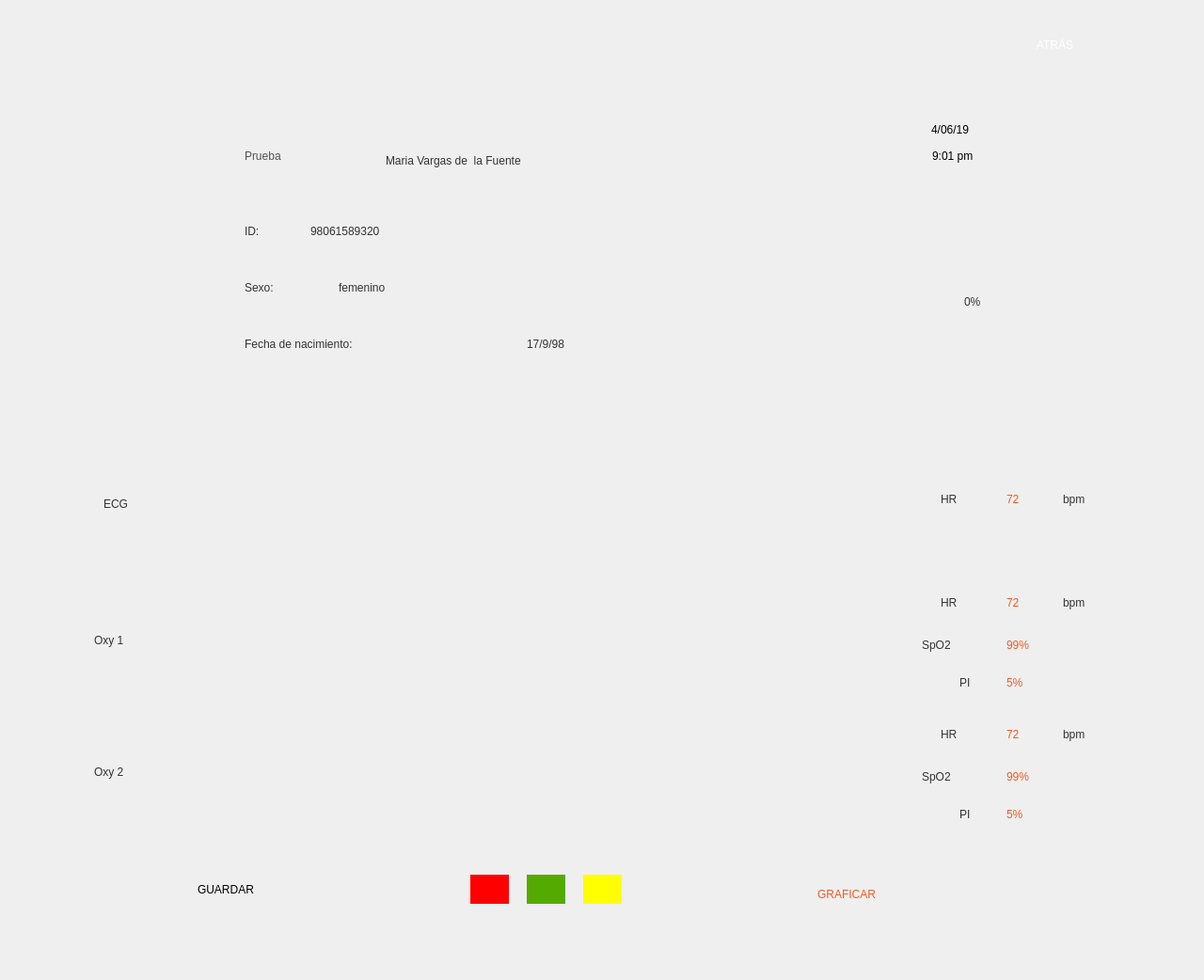
   <widget class="QWidget" name="widget_pantalla_test" native="true">
    <property name="geometry">
     <rect>
      <x>10</x>
      <y>30</y>
      <width>1280</width>
      <height>1042</height>
     </rect>
    </property>
    <property name="styleSheet">
     <string notr="true">border-image: url(:/icons/pantalla_terciaria_fondo.png);</string>
    </property>
    <widget class="QLabel_Button" name="pb_pant_test_atras">
     <property name="geometry">
      <rect>
       <x>960</x>
       <y>12</y>
       <width>181</width>
       <height>71</height>
      </rect>
     </property>
     <property name="styleSheet">
      <string notr="true">border-image: url(:/icons/fondo_transparente.png);
color: rgb(255, 255, 255);
font: 81 17pt &quot;Alegreya Sans SC ExtraBold&quot;;
font: 24pt &quot;Alegreya Sans&quot;;</string>
     </property>
     <property name="text">
      <string>ATRÁS</string>
     </property>
     <property name="alignment">
      <set>Qt::AlignRight|Qt::AlignTrailing|Qt::AlignVCenter</set>
     </property>
    </widget>
    <widget class="QLabel" name="label_97">
     <property name="geometry">
      <rect>
       <x>110</x>
       <y>520</y>
       <width>61</width>
       <height>31</height>
      </rect>
     </property>
     <property name="styleSheet">
      <string notr="true">border-image: url(:/icons/fondo_transparente.png);
font: 75 22pt &quot;Alegreya Sans&quot;;
color: rgb(50, 50, 50);</string>
     </property>
     <property name="text">
      <string>ECG</string>
     </property>
    </widget>
    <widget class="QLabel" name="label_98">
     <property name="geometry">
      <rect>
       <x>100</x>
       <y>660</y>
       <width>71</width>
       <height>41</height>
      </rect>
     </property>
     <property name="styleSheet">
      <string notr="true">border-image: url(:/icons/fondo_transparente.png);
font: 75 22pt &quot;Alegreya Sans&quot;;
color: rgb(50, 50, 50);</string>
     </property>
     <property name="text">
      <string>Oxy 1</string>
     </property>
    </widget>
    <widget class="QLabel" name="label_99">
     <property name="geometry">
      <rect>
       <x>100</x>
       <y>800</y>
       <width>81</width>
       <height>41</height>
      </rect>
     </property>
     <property name="styleSheet">
      <string notr="true">border-image: url(:/icons/fondo_transparente.png);
font: 75 22pt &quot;Alegreya Sans&quot;;
color: rgb(50, 50, 50);</string>
     </property>
     <property name="text">
      <string>Oxy 2</string>
     </property>
    </widget>
    <widget class="QLabel" name="label_100">
     <property name="geometry">
      <rect>
       <x>260</x>
       <y>150</y>
       <width>131</width>
       <height>31</height>
      </rect>
     </property>
     <property name="styleSheet">
      <string notr="true">border-image: url(:/icons/fondo_transparente.png);
font: 81 26pt &quot;Alegreya Sans SC ExtraBold&quot;;
font: 27pt &quot;Alegreya Sans&quot;;
color: rgb(80, 80, 80);</string>
     </property>
     <property name="text">
      <string>Prueba</string>
     </property>
    </widget>
    <widget class="QLabel" name="l_test_nombre">
     <property name="geometry">
      <rect>
       <x>410</x>
       <y>150</y>
       <width>451</width>
       <height>41</height>
      </rect>
     </property>
     <property name="styleSheet">
      <string notr="true">border-image: url(:/icons/fondo_transparente.png);
font: 24pt &quot;Alegreya Sans&quot;;
color: rgb(50, 50, 50);</string>
     </property>
     <property name="text">
      <string>Maria Vargas de  la Fuente</string>
     </property>
    </widget>
    <widget class="QLabel" name="label_102">
     <property name="geometry">
      <rect>
       <x>260</x>
       <y>230</y>
       <width>61</width>
       <height>31</height>
      </rect>
     </property>
     <property name="styleSheet">
      <string notr="true">border-image: url(:/icons/fondo_transparente.png);
font: 57 14pt &quot;Alegreya Sans Medium&quot;;
font: 20pt &quot;Alegreya Sans&quot;;
color: rgb(50, 50, 50);</string>
     </property>
     <property name="text">
      <string>ID:</string>
     </property>
    </widget>
    <widget class="QLabel" name="label_103">
     <property name="geometry">
      <rect>
       <x>260</x>
       <y>290</y>
       <width>81</width>
       <height>31</height>
      </rect>
     </property>
     <property name="styleSheet">
      <string notr="true">border-image: url(:/icons/fondo_transparente.png);
font: 57 14pt &quot;Alegreya Sans Medium&quot;;
font: 20pt &quot;Alegreya Sans&quot;;
color: rgb(50, 50, 50);</string>
     </property>
     <property name="text">
      <string>Sexo:</string>
     </property>
    </widget>
    <widget class="QLabel" name="l_test_sexo">
     <property name="geometry">
      <rect>
       <x>360</x>
       <y>290</y>
       <width>141</width>
       <height>31</height>
      </rect>
     </property>
     <property name="styleSheet">
      <string notr="true">border-image: url(:/icons/fondo_transparente.png);
color: rgb(50, 50, 50);
font: 25 19pt &quot;Alegreya Sans Light&quot;;</string>
     </property>
     <property name="text">
      <string>femenino</string>
     </property>
    </widget>
    <widget class="QLabel" name="label_105">
     <property name="geometry">
      <rect>
       <x>260</x>
       <y>350</y>
       <width>271</width>
       <height>31</height>
      </rect>
     </property>
     <property name="styleSheet">
      <string notr="true">border-image: url(:/icons/fondo_transparente.png);
font: 57 14pt &quot;Alegreya Sans Medium&quot;;
font: 20pt &quot;Alegreya Sans&quot;;
color: rgb(50, 50, 50);</string>
     </property>
     <property name="text">
      <string>Fecha de nacimiento:</string>
     </property>
    </widget>
    <widget class="QLabel" name="l_test_fecha_nacimiento">
     <property name="geometry">
      <rect>
       <x>560</x>
       <y>350</y>
       <width>141</width>
       <height>31</height>
      </rect>
     </property>
     <property name="styleSheet">
      <string notr="true">border-image: url(:/icons/fondo_transparente.png);
color: rgb(50, 50, 50);
font: 25 19pt &quot;Alegreya Sans Light&quot;;</string>
     </property>
     <property name="text">
      <string>17/9/98</string>
     </property>
    </widget>
    <widget class="QLabel_Button" name="pb_pant_test_fecha">
     <property name="geometry">
      <rect>
       <x>990</x>
       <y>127</y>
       <width>121</width>
       <height>21</height>
      </rect>
     </property>
     <property name="styleSheet">
      <string notr="true">font: 16pt &quot;Alegreya Sans&quot;;
border-image: url(:/icons/fondo_transparente.png);
color: gb(0, 0, 0);</string>
     </property>
     <property name="text">
      <string>4/06/19</string>
     </property>
    </widget>
    <widget class="QLabel_Button" name="pb_pant_test_hora">
     <property name="geometry">
      <rect>
       <x>991</x>
       <y>150</y>
       <width>121</width>
       <height>31</height>
      </rect>
     </property>
     <property name="styleSheet">
      <string notr="true">font: 16pt &quot;Alegreya Sans&quot;;

border-image: url(:/icons/fondo_transparente.png);
color: gb(0, 0, 0);</string>
     </property>
     <property name="text">
      <string>9:01 pm</string>
     </property>
    </widget>
    <widget class="QLabel" name="l_pant_test_porciento_circle_progress">
     <property name="geometry">
      <rect>
       <x>990</x>
       <y>210</y>
       <width>178</width>
       <height>178</height>
      </rect>
     </property>
     <property name="styleSheet">
      <string notr="true">border-image: url(:/icons/fondo_transparente.png);</string>
     </property>
     <property name="text">
      <string/>
     </property>
    </widget>
    <widget class="QLabel" name="l_pant_test_porciento_value">
     <property name="geometry">
      <rect>
       <x>1025</x>
       <y>275</y>
       <width>131</width>
       <height>91</height>
      </rect>
     </property>
     <property name="styleSheet">
      <string notr="true">border-image: url(:/icons/fondo_transparente.png);
font: 57 36pt &quot;Alegreya Sans SC Medium&quot;;
color: rgb(50, 50, 50);</string>
     </property>
     <property name="text">
      <string>0%</string>
     </property>
    </widget>
    <widget class="QLabel_Button" name="pb_pant_test_Graficar_Iniciar">
     <property name="geometry">
      <rect>
       <x>650</x>
       <y>890</y>
       <width>281</width>
       <height>121</height>
      </rect>
     </property>
     <property name="styleSheet">
      <string notr="true">font: 81 22pt &quot;Alegreya Sans SC ExtraBold&quot;;
font: 24pt &quot;Alegreya Sans&quot;;
color: rgb(0, 0, 0);
border-image: url(:/icons/fondo_transparente.png);
color: rgb(241, 90, 36);</string>
     </property>
     <property name="text">
      <string>GRAFICAR</string>
     </property>
     <property name="alignment">
      <set>Qt::AlignRight|Qt::AlignTrailing|Qt::AlignVCenter</set>
     </property>
    </widget>
    <widget class="QLabel_Button" name="pb_pant_test_Ver_Registro_Guardar">
     <property name="geometry">
      <rect>
       <x>210</x>
       <y>890</y>
       <width>301</width>
       <height>111</height>
      </rect>
     </property>
     <property name="styleSheet">
      <string notr="true">font: 81 22pt &quot;Alegreya Sans SC ExtraBold&quot;;
font: 24pt &quot;Alegreya Sans&quot;;
color: rgb(0, 0, 0);
border-image: url(:/icons/fondo_transparente.png);</string>
     </property>
     <property name="text">
      <string>GUARDAR</string>
     </property>
    </widget>
    <widget class="QLabel" name="label_109">
     <property name="geometry">
      <rect>
       <x>1000</x>
       <y>510</y>
       <width>51</width>
       <height>41</height>
      </rect>
     </property>
     <property name="styleSheet">
      <string notr="true">border-image: url(:/icons/fondo_transparente.png);
font: 20pt &quot;Alegreya Sans&quot;;
color: rgb(50, 50, 50);</string>
     </property>
     <property name="text">
      <string>HR</string>
     </property>
    </widget>
    <widget class="QLabel" name="label_110">
     <property name="geometry">
      <rect>
       <x>1130</x>
       <y>510</y>
       <width>81</width>
       <height>41</height>
      </rect>
     </property>
     <property name="styleSheet">
      <string notr="true">border-image: url(:/icons/fondo_transparente.png);
font: 20pt &quot;Alegreya Sans&quot;;
color: rgb(50, 50, 50);</string>
     </property>
     <property name="text">
      <string>bpm</string>
     </property>
    </widget>
    <widget class="QLabel" name="l_HR_ECG">
     <property name="geometry">
      <rect>
       <x>1070</x>
       <y>510</y>
       <width>51</width>
       <height>41</height>
      </rect>
     </property>
     <property name="styleSheet">
      <string notr="true">border-image: url(:/icons/fondo_transparente.png);
font: 19pt &quot;Alegreya Sans&quot;;
color: rgb(241, 90, 36);</string>
     </property>
     <property name="text">
      <string>72</string>
     </property>
    </widget>
    <widget class="QLabel" name="l_HR_Oxy1">
     <property name="geometry">
      <rect>
       <x>1070</x>
       <y>625</y>
       <width>41</width>
       <height>31</height>
      </rect>
     </property>
     <property name="styleSheet">
      <string notr="true">border-image: url(:/icons/fondo_transparente.png);
font: 19pt &quot;Alegreya Sans&quot;;
color: rgb(241, 90, 36);</string>
     </property>
     <property name="text">
      <string>72</string>
     </property>
    </widget>
    <widget class="QLabel" name="label_115">
     <property name="geometry">
      <rect>
       <x>980</x>
       <y>670</y>
       <width>101</width>
       <height>31</height>
      </rect>
     </property>
     <property name="styleSheet">
      <string notr="true">border-image: url(:/icons/fondo_transparente.png);
font: 20pt &quot;Alegreya Sans&quot;;
color: rgb(50, 50, 50);</string>
     </property>
     <property name="text">
      <string>SpO2</string>
     </property>
    </widget>
    <widget class="QLabel" name="l_SpO2_Oxy1">
     <property name="geometry">
      <rect>
       <x>1070</x>
       <y>670</y>
       <width>101</width>
       <height>31</height>
      </rect>
     </property>
     <property name="styleSheet">
      <string notr="true">border-image: url(:/icons/fondo_transparente.png);
font: 19pt &quot;Alegreya Sans&quot;;
color: rgb(241, 90, 36);</string>
     </property>
     <property name="text">
      <string>99%</string>
     </property>
    </widget>
    <widget class="QLabel" name="l_PI_Oxy1">
     <property name="geometry">
      <rect>
       <x>1070</x>
       <y>710</y>
       <width>101</width>
       <height>31</height>
      </rect>
     </property>
     <property name="styleSheet">
      <string notr="true">border-image: url(:/icons/fondo_transparente.png);
font: 19pt &quot;Alegreya Sans&quot;;
color: rgb(241, 90, 36);</string>
     </property>
     <property name="text">
      <string>5%</string>
     </property>
    </widget>
    <widget class="QLabel" name="label_118">
     <property name="geometry">
      <rect>
       <x>1020</x>
       <y>710</y>
       <width>31</width>
       <height>31</height>
      </rect>
     </property>
     <property name="styleSheet">
      <string notr="true">border-image: url(:/icons/fondo_transparente.png);
font: 20pt &quot;Alegreya Sans&quot;;
color: rgb(50, 50, 50);</string>
     </property>
     <property name="text">
      <string>PI</string>
     </property>
    </widget>
    <widget class="QLabel_Button" name="pb_pant_test_menu">
     <property name="geometry">
      <rect>
       <x>1150</x>
       <y>0</y>
       <width>131</width>
       <height>81</height>
      </rect>
     </property>
     <property name="styleSheet">
      <string notr="true">
border-image: url(:/icons/fondo_transparente.png);</string>
     </property>
     <property name="text">
      <string/>
     </property>
    </widget>
    <widget class="QLabel_Button" name="pb_pant_test_menu_2">
     <property name="geometry">
      <rect>
       <x>1200</x>
       <y>30</y>
       <width>6</width>
       <height>27</height>
      </rect>
     </property>
     <property name="styleSheet">
      <string notr="true">
border-image: url(:/icons/boton_menu.png);</string>
     </property>
     <property name="text">
      <string/>
     </property>
    </widget>
    <widget class="QLabel" name="l_test_ID">
     <property name="geometry">
      <rect>
       <x>330</x>
       <y>230</y>
       <width>201</width>
       <height>31</height>
      </rect>
     </property>
     <property name="styleSheet">
      <string notr="true">border-image: url(:/icons/fondo_transparente.png);
color: rgb(50, 50, 50);
font: 25 19pt &quot;Alegreya Sans Light&quot;;</string>
     </property>
     <property name="text">
      <string>98061589320</string>
     </property>
    </widget>
    <widget class="QLabel" name="l_PI_Oxy2">
     <property name="geometry">
      <rect>
       <x>1070</x>
       <y>850</y>
       <width>111</width>
       <height>31</height>
      </rect>
     </property>
     <property name="styleSheet">
      <string notr="true">border-image: url(:/icons/fondo_transparente.png);
font: 19pt &quot;Alegreya Sans&quot;;
color: rgb(241, 90, 36);</string>
     </property>
     <property name="text">
      <string>5%</string>
     </property>
    </widget>
    <widget class="QLabel" name="l_HR_Oxy2">
     <property name="geometry">
      <rect>
       <x>1070</x>
       <y>765</y>
       <width>41</width>
       <height>31</height>
      </rect>
     </property>
     <property name="styleSheet">
      <string notr="true">border-image: url(:/icons/fondo_transparente.png);
font: 19pt &quot;Alegreya Sans&quot;;
color: rgb(241, 90, 36);</string>
     </property>
     <property name="text">
      <string>72</string>
     </property>
    </widget>
    <widget class="QLabel" name="l_SpO2_Oxy2">
     <property name="geometry">
      <rect>
       <x>1070</x>
       <y>810</y>
       <width>111</width>
       <height>31</height>
      </rect>
     </property>
     <property name="styleSheet">
      <string notr="true">border-image: url(:/icons/fondo_transparente.png);
font: 19pt &quot;Alegreya Sans&quot;;
color: rgb(241, 90, 36);</string>
     </property>
     <property name="text">
      <string>99%</string>
     </property>
    </widget>
    <widget class="QLabel" name="label_5">
     <property name="geometry">
      <rect>
       <x>262</x>
       <y>190</y>
       <width>51</width>
       <height>5</height>
      </rect>
     </property>
     <property name="styleSheet">
      <string notr="true">border-image: url(:/icons/filete.png);</string>
     </property>
     <property name="text">
      <string/>
     </property>
    </widget>
    <widget class="QLabel_Button" name="pb_pant_test_ajustes_2">
     <property name="geometry">
      <rect>
       <x>1070</x>
       <y>100</y>
       <width>201</width>
       <height>121</height>
      </rect>
     </property>
     <property name="styleSheet">
      <string notr="true">
border-image: url(:/icons/fondo_transparente.png);</string>
     </property>
     <property name="text">
      <string/>
     </property>
    </widget>
    <widget class="QLabel_Button" name="pb_pant_test_ajustes">
     <property name="geometry">
      <rect>
       <x>1140</x>
       <y>130</y>
       <width>47</width>
       <height>47</height>
      </rect>
     </property>
     <property name="styleSheet">
      <string notr="true">
border-image: url(:/icons/pantalla_terciaria_boton_1.png);</string>
     </property>
     <property name="text">
      <string/>
     </property>
    </widget>
    <widget class="QLabel" name="label_111">
     <property name="geometry">
      <rect>
       <x>1000</x>
       <y>620</y>
       <width>51</width>
       <height>41</height>
      </rect>
     </property>
     <property name="styleSheet">
      <string notr="true">border-image: url(:/icons/fondo_transparente.png);
font: 20pt &quot;Alegreya Sans&quot;;
color: rgb(50, 50, 50);</string>
     </property>
     <property name="text">
      <string>HR</string>
     </property>
    </widget>
    <widget class="QLabel" name="label_112">
     <property name="geometry">
      <rect>
       <x>1130</x>
       <y>620</y>
       <width>81</width>
       <height>41</height>
      </rect>
     </property>
     <property name="styleSheet">
      <string notr="true">border-image: url(:/icons/fondo_transparente.png);
font: 20pt &quot;Alegreya Sans&quot;;
color: rgb(50, 50, 50);</string>
     </property>
     <property name="text">
      <string>bpm</string>
     </property>
    </widget>
    <widget class="QLabel" name="label_119">
     <property name="geometry">
      <rect>
       <x>1020</x>
       <y>850</y>
       <width>31</width>
       <height>31</height>
      </rect>
     </property>
     <property name="styleSheet">
      <string notr="true">border-image: url(:/icons/fondo_transparente.png);
font: 20pt &quot;Alegreya Sans&quot;;
color: rgb(50, 50, 50);</string>
     </property>
     <property name="text">
      <string>PI</string>
     </property>
    </widget>
    <widget class="QLabel" name="label_113">
     <property name="geometry">
      <rect>
       <x>1130</x>
       <y>760</y>
       <width>81</width>
       <height>41</height>
      </rect>
     </property>
     <property name="styleSheet">
      <string notr="true">border-image: url(:/icons/fondo_transparente.png);
font: 20pt &quot;Alegreya Sans&quot;;
color: rgb(50, 50, 50);</string>
     </property>
     <property name="text">
      <string>bpm</string>
     </property>
    </widget>
    <widget class="QLabel" name="label_114">
     <property name="geometry">
      <rect>
       <x>1000</x>
       <y>760</y>
       <width>51</width>
       <height>41</height>
      </rect>
     </property>
     <property name="styleSheet">
      <string notr="true">border-image: url(:/icons/fondo_transparente.png);
font: 20pt &quot;Alegreya Sans&quot;;
color: rgb(50, 50, 50);</string>
     </property>
     <property name="text">
      <string>HR</string>
     </property>
    </widget>
    <widget class="QLabel" name="label_116">
     <property name="geometry">
      <rect>
       <x>980</x>
       <y>810</y>
       <width>101</width>
       <height>31</height>
      </rect>
     </property>
     <property name="styleSheet">
      <string notr="true">border-image: url(:/icons/fondo_transparente.png);
font: 20pt &quot;Alegreya Sans&quot;;
color: rgb(50, 50, 50);</string>
     </property>
     <property name="text">
      <string>SpO2</string>
     </property>
    </widget>
    <widget class="QLabel" name="l_pant_test_electrodo_rojo">
     <property name="geometry">
      <rect>
       <x>500</x>
       <y>930</y>
       <width>41</width>
       <height>31</height>
      </rect>
     </property>
     <property name="styleSheet">
      <string notr="true">border-image: url(:/icons/fondo_transparente.png);
background-color: rgb(255, 0, 0);</string>
     </property>
     <property name="text">
      <string/>
     </property>
    </widget>
    <widget class="QLabel" name="l_pant_test_electrodo_verde">
     <property name="geometry">
      <rect>
       <x>560</x>
       <y>930</y>
       <width>41</width>
       <height>31</height>
      </rect>
     </property>
     <property name="styleSheet">
      <string notr="true">border-image: url(:/icons/fondo_transparente.png);
background-color: rgb(85, 170, 0);</string>
     </property>
     <property name="text">
      <string/>
     </property>
    </widget>
    <widget class="QLabel" name="l_pant_test_electrodo_amarillo">
     <property name="geometry">
      <rect>
       <x>620</x>
       <y>930</y>
       <width>41</width>
       <height>31</height>
      </rect>
     </property>
     <property name="styleSheet">
      <string notr="true">border-image: url(:/icons/fondo_transparente.png);
background-color: rgb(255, 255, 0);</string>
     </property>
     <property name="text">
      <string/>
     </property>
    </widget>
    <widget class="QLabel" name="l_pant_test_tiempo_de_prueba">
     <property name="geometry">
      <rect>
       <x>510</x>
       <y>440</y>
       <width>101</width>
       <height>31</height>
      </rect>
     </property>
     <property name="styleSheet">
      <string notr="true">border-image: url(:/icons/fondo_transparente.png);
font: 75 22pt &quot;Alegreya Sans&quot;;
color: rgb(50, 50, 50);</string>
     </property>
     <property name="text">
      <string/>
     </property>
     <property name="alignment">
      <set>Qt::AlignCenter</set>
     </property>
    </widget>
    <widget class="QLabel_Button" name="pb_pant_test_pause_play">
     <property name="geometry">
      <rect>
       <x>680</x>
       <y>410</y>
       <width>251</width>
       <height>71</height>
      </rect>
     </property>
     <property name="styleSheet">
      <string notr="true">font: 81 22pt &quot;Alegreya Sans SC ExtraBold&quot;;
font: 24pt &quot;Alegreya Sans&quot;;
color: rgb(0, 0, 0);
border-image: url(:/icons/fondo_transparente.png);</string>
     </property>
     <property name="text">
      <string/>
     </property>
     <property name="pixmap">
      <pixmap resource="assets.qrc">:/icons/button_pausar.png</pixmap>
     </property>
     <property name="alignment">
      <set>Qt::AlignRight|Qt::AlignTrailing|Qt::AlignVCenter</set>
     </property>
    </widget>
    <widget class="QLabel_Button" name="pb_pant_test_maximize_ecg">
     <property name="geometry">
      <rect>
       <x>400</x>
       <y>500</y>
       <width>71</width>
       <height>71</height>
      </rect>
     </property>
     <property name="styleSheet">
      <string notr="true">font: 81 22pt &quot;Alegreya Sans SC ExtraBold&quot;;
font: 24pt &quot;Alegreya Sans&quot;;
color: rgb(0, 0, 0);
border-image: url(:/icons/plusECG.png);</string>
     </property>
     <property name="text">
      <string/>
     </property>
     <property name="alignment">
      <set>Qt::AlignCenter</set>
     </property>
    </widget>
    <widget class="QLabel_Button" name="pb_pant_test_maximize_oxy1">
     <property name="geometry">
      <rect>
       <x>510</x>
       <y>500</y>
       <width>71</width>
       <height>71</height>
      </rect>
     </property>
     <property name="styleSheet">
      <string notr="true">font: 81 22pt &quot;Alegreya Sans SC ExtraBold&quot;;
font: 24pt &quot;Alegreya Sans&quot;;
color: rgb(0, 0, 0);
border-image: url(:/icons/plusOXY1.png);</string>
     </property>
     <property name="text">
      <string/>
     </property>
     <property name="alignment">
      <set>Qt::AlignCenter</set>
     </property>
    </widget>
    <widget class="QLabel_Button" name="pb_pant_test_maximize_oxy2">
     <property name="geometry">
      <rect>
       <x>630</x>
       <y>500</y>
       <width>71</width>
       <height>71</height>
      </rect>
     </property>
     <property name="styleSheet">
      <string notr="true">font: 81 22pt &quot;Alegreya Sans SC ExtraBold&quot;;
font: 24pt &quot;Alegreya Sans&quot;;
color: rgb(0, 0, 0);
border-image: url(:/icons/plusOXY2.png);</string>
     </property>
     <property name="text">
      <string/>
     </property>
     <property name="alignment">
      <set>Qt::AlignCenter</set>
     </property>
    </widget>
   </widget>
